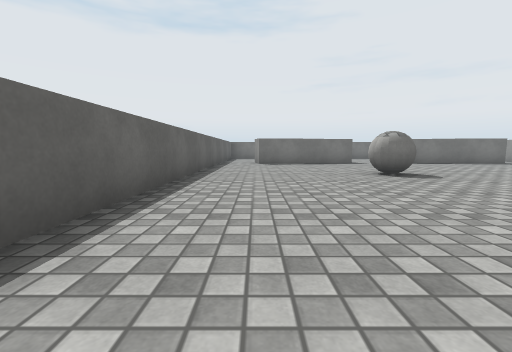
[1] (above)

16 first-person views from a walk through a scene from a Unity 3-D project. The camera is 0.58 m above the floor, tilts 6° down and sees 90° across. The floor is counted in squares, 1 m on a side. Each view is taken from the middle of a square. On the plan, view 1 faces up. The plan holds only what a view shows up to about 9 squares ahead; the rest is blank. Surface patterns are stand-ins for the level's own textures.

[2]
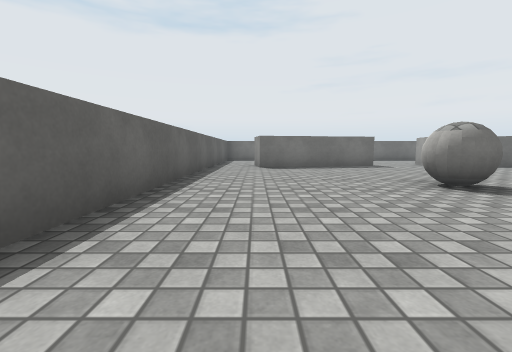

[3]
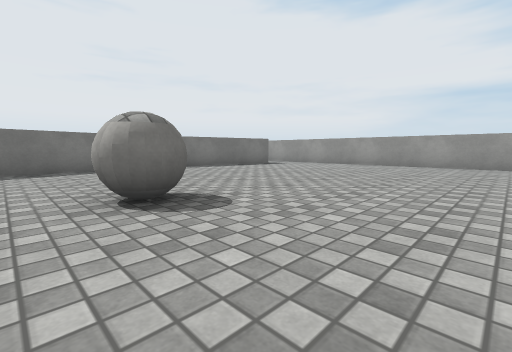

[4]
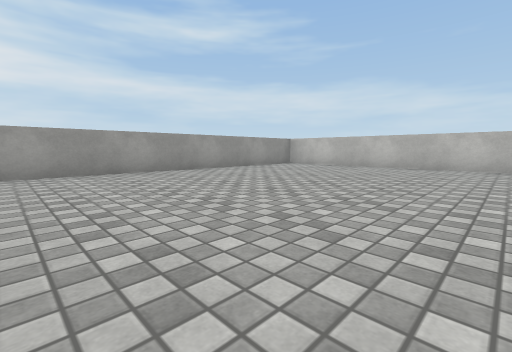

[5]
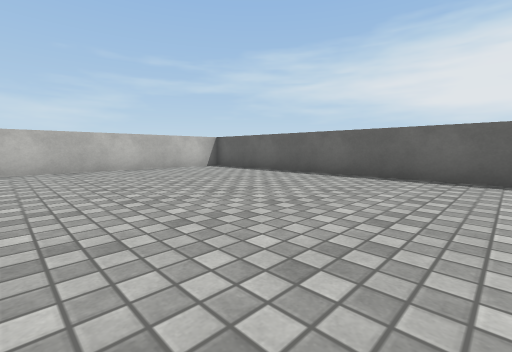

[6]
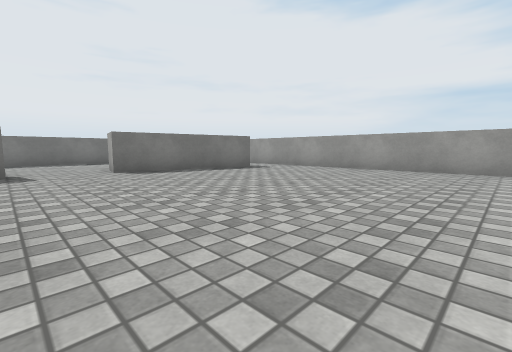

[7]
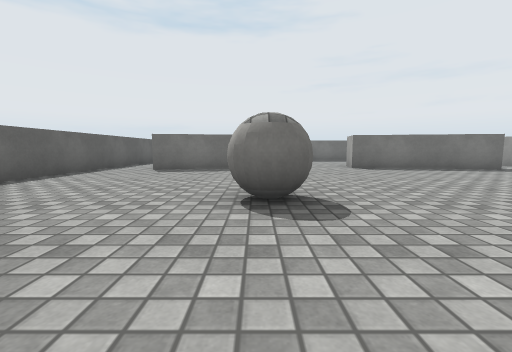

[8]
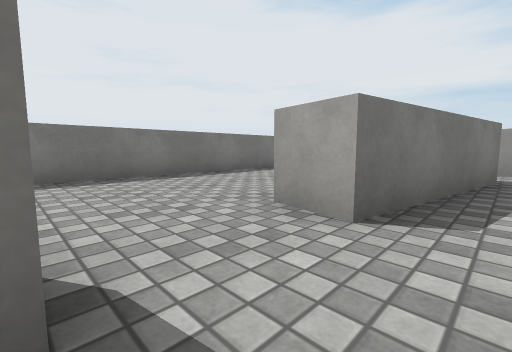

[9]
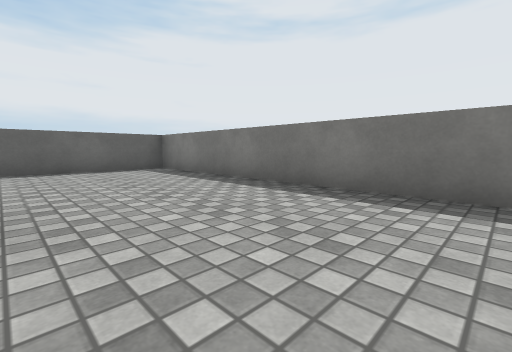

[10]
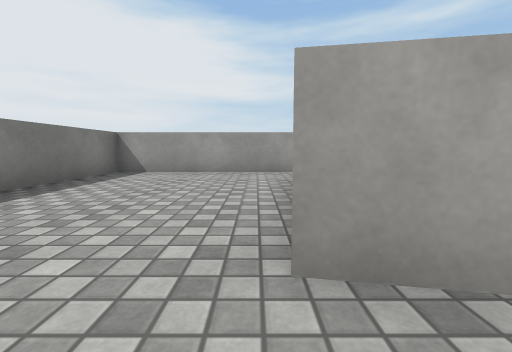

[11]
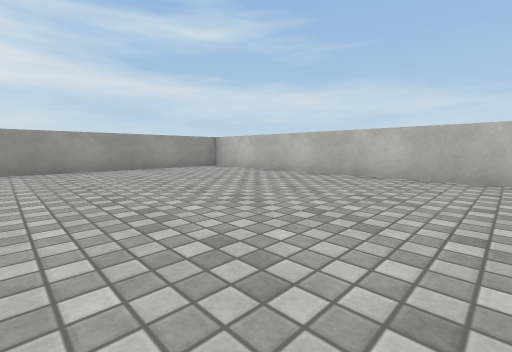

[12]
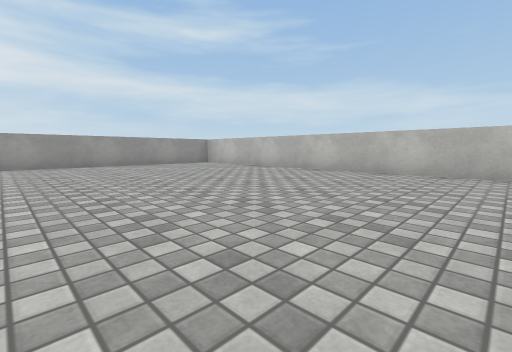

[13]
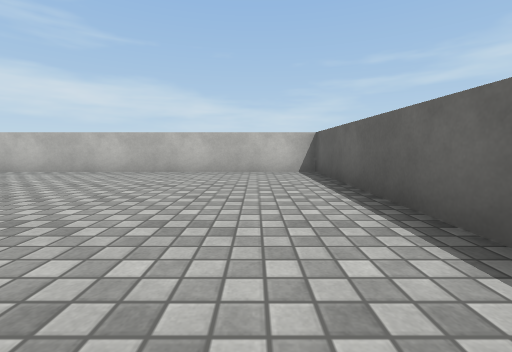

[14]
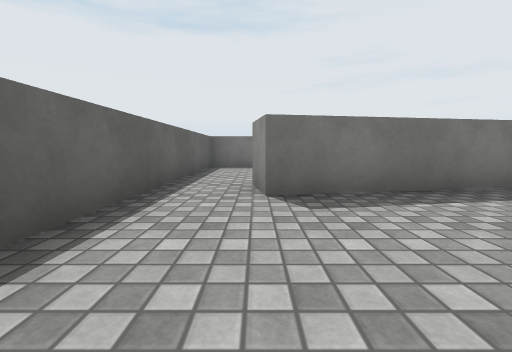

[15]
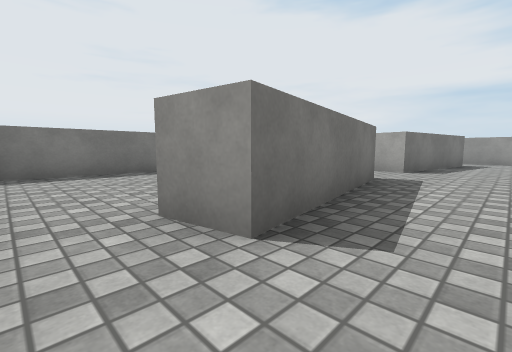

[16]
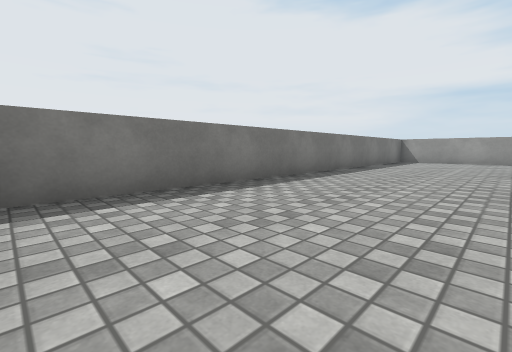

### Floor plan
Ten units are one square. View 1 is at (0, 0); x grows to the right and y downward. Boxes are objects, and circles mark ways between rooms. Rooms are numbered by the first view taken in them; rooms with no view inside come last. Other rooms are left out.
<svg viewBox="-20 -160 140 200">
<path fill="none" stroke="#000" d="M41 -109 1 -102 -1 -112M100 -101 59 -109M-15 -115 -15 35 115 35 115 -115M59 -109 61 -119M115 -115 115 -155 -15 -155 -15 -115"/>
<rect x="25" y="-65" width="10" height="10" fill="#bbb"><title>other object</title></rect>
<circle cx="-10" cy="-110" r="3" fill="#2a7"/>
<circle cx="110" cy="-110" r="3" fill="#2a7"/>
<circle cx="50" cy="-110" r="3" fill="#2a7"/>
<text x="50" y="-40">1</text>
<text x="50" y="-140">2</text>
</svg>
Room 1 opens to room 2.

Where each view was taken, in squares from view 1:
view 1: 0 up, 0 right, facing up
view 2: 2 up, 0 right, facing up
view 3: 3 up, 2 right, facing up-right
view 4: 5 up, 5 right, facing down-right
view 5: 4 up, 4 right, facing down-left
view 6: 4 up, 4 right, facing up-right
view 7: 3 up, 3 right, facing up
view 8: 10 up, 4 right, facing up-right
view 9: 12 up, 6 right, facing up-left
view 10: 12 up, 5 right, facing right
view 11: 2 up, 4 right, facing down-right
view 12: 3 up, 2 right, facing down-right
view 13: 3 up, 0 right, facing down
view 14: 7 up, 0 right, facing up
view 15: 9 up, 1 left, facing up-right
view 16: 12 up, 1 left, facing up-right
